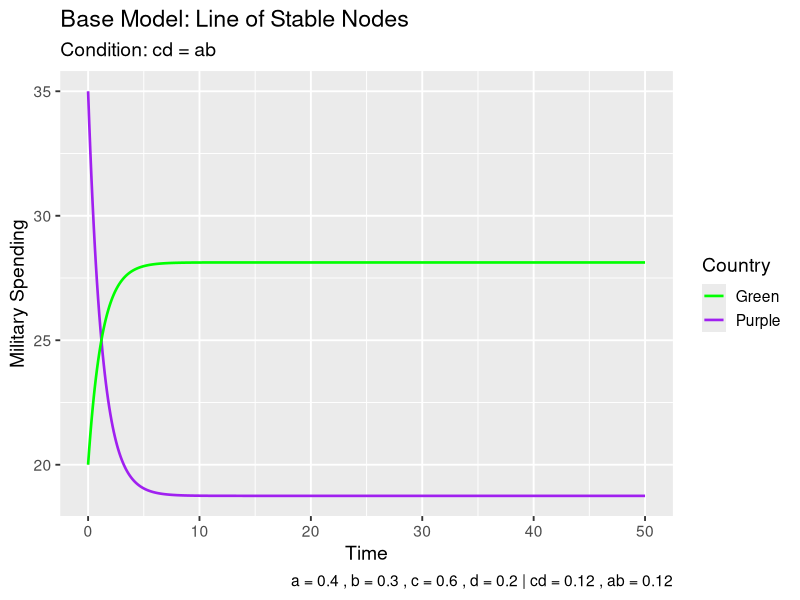
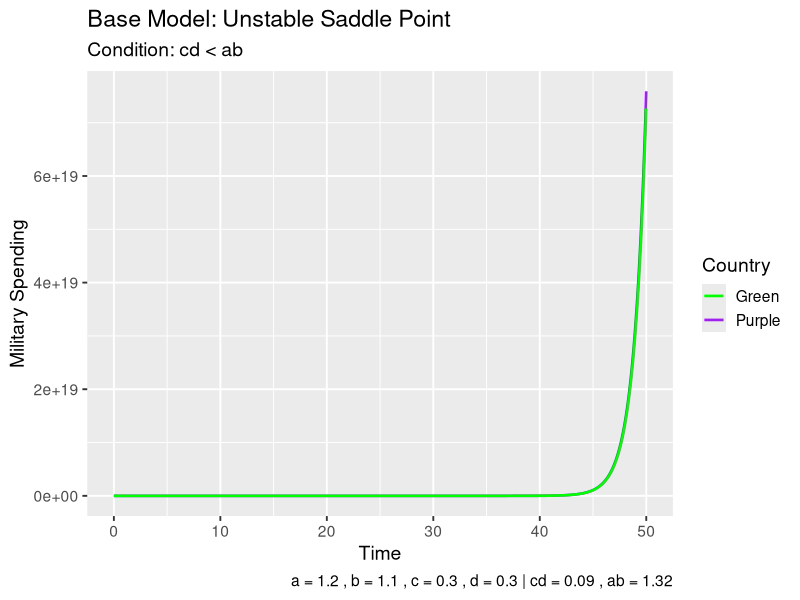
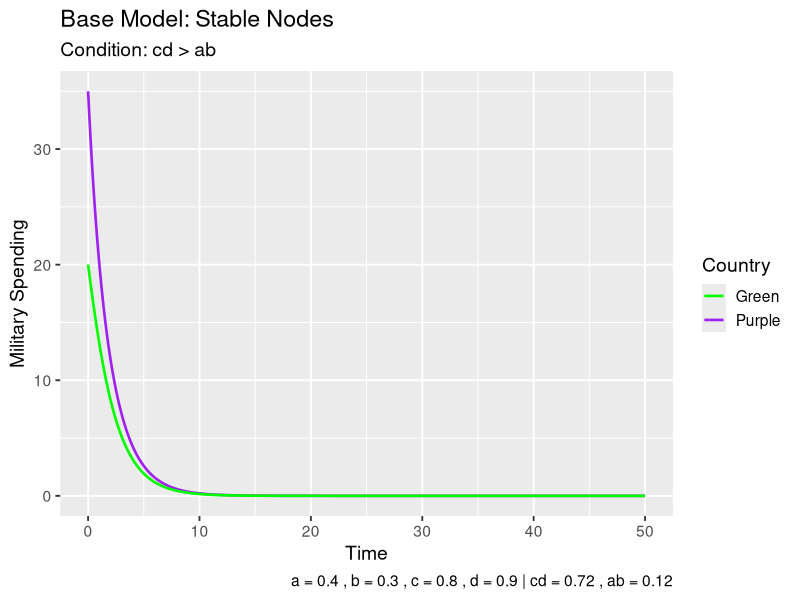

Reproduce these figures in R, in order.
#load libraries
library(expm)
library(ggplot2)

#t-values
t_vals <- seq(0, 50, by = 0.1)

#inital conditions
p0 <- 35
g0 <- 20
x0 <- c(p0, g0)

#Model solution
model <- function(t_vals, x0, a, b, c, d) {
  A <- matrix(c(-c, a,
                b, -d), nrow = 2, byrow = TRUE)
    arms <- matrix(NA, nrow = 2, ncol = length(t_vals))
  for (i in 1:length(t_vals)) {
    t <- t_vals[i]
    arms[, i] <- expm(A * t) %*% x0
  }
  return(arms)
}

colours <- c("Purple" = "purple", "Green" = "green")


#Model 1 - Case 1(d): Line of Stable Nodes
a1 <- 0.4
b1 <- 0.3
c1 <- 0.6
d1 <- 0.2

model1 <- model(t_vals, x0, a1, b1, c1, d1)

soln1 <- data.frame(
  time = t_vals,
  purple = model1[1,],
  green = model1[2,]
)

ggplot(soln1) +
  geom_line(aes(x = time, y = purple, colour = "Purple"), linewidth = 0.9) +
  geom_line(aes(x = time, y = green, colour = "Green"), linewidth = 0.9) +
  labs(
    title = "Base Model: Line of Stable Nodes",
    subtitle = "Condition: cd = ab",
    x = "Time",
    y = "Military Spending",
    colour = "Country",
    caption = paste("a =", a1, ", b =", b1, ", c =", c1, ", d =", d1,
                    "| cd =", round(c1*d1,2), ", ab =", round(a1*b1,2))
  ) +
  scale_colour_manual(values = colours) +
  theme_gray(base_size = 14)

#Model 2 - Case 1(c): Unstable Saddle Point
a2 <- 1.2
b2 <- 1.1
c2 <- 0.3
d2 <- 0.3

model2 <- model(t_vals, x0, a2, b2, c2, d2)

soln2 <- data.frame(
  time = t_vals,
  purple = model2[1,],
  green = model2[2,]
)

ggplot(soln2) +
  geom_line(aes(x = time, y = purple, colour = "Purple"), linewidth = 0.9) +
  geom_line(aes(x = time, y = green, colour = "Green"), linewidth = 0.9) +
  labs(
    title = "Base Model: Unstable Saddle Point",
    subtitle = "Condition: cd < ab",
    x = "Time",
    y = "Military Spending",
    colour = "Country",
    caption = paste("a =", a2, ", b =", b2, ", c =", c2, ", d =", d2,
                    "| cd =", round(c2*d2,2), ", ab =", round(a2*b2,2))
  ) +
  scale_colour_manual(values = colours) +
  theme_gray(base_size = 14)


#Model 3: Case 1(e): Stable Nodes
a3 <- 0.4
b3 <- 0.3
c3 <- 0.8
d3 <- 0.9

model3 <- model(t_vals, x0, a3, b3, c3, d3)

soln3 <- data.frame(
  time = t_vals,
  purple = model3[1,],
  green = model3[2,]
)

ggplot(soln3) +
  geom_line(aes(x = time, y = purple, colour = "Purple"), linewidth = 0.9) +
  geom_line(aes(x = time, y = green, colour = "Green"), linewidth = 0.9) +
  labs(
    title = "Base Model: Stable Nodes",
    subtitle = "Condition: cd > ab",
    x = "Time",
    y = "Military Spending",
    colour = "Country",
    caption = paste("a =", a3, ", b =", b3, ", c =", c3, ", d =", d3,
                    "| cd =", round(c3*d3,2), ", ab =", round(a3*b3,2))
  ) +
  scale_colour_manual(values = colours) +
  theme_gray(base_size = 14)
